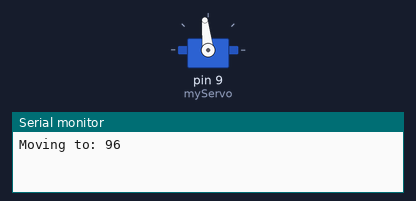
Recording of a sketch running on a simulated Arduino Uno, built with avr-gcc and run on an emulated ATmega328P. Shown: servo, the last lines printed to the serial monitor. Random numbers use the default seed unless the sketch sets one.

Above: at 1.1 s.
At 5.1 s:
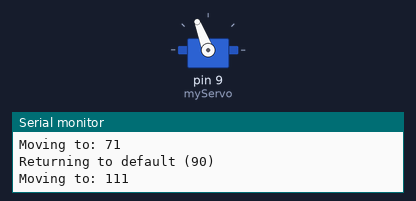
At 17.1 s:
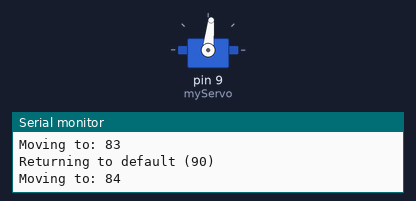
At 37.1 s:
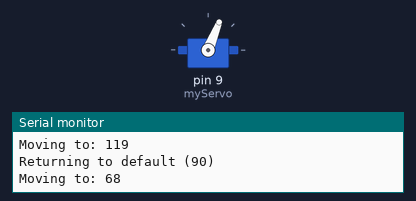
Timing chart, 0 to 40.0 s (numbered marks = the images above):
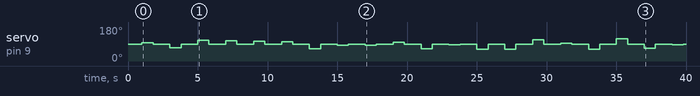

Measured:
- by itself, servo on pin 9 (myServo): 90° → 96° at 1.0 s, → 90° 0.80 s later, → 71° 1.2 s later, → 90° 0.80 s later, … (40 changes in this stretch)

The sketch:

8-2.D.ino
```cpp
#include <Servo.h>

Servo myServo;

const int defaultPos = 90;   // center position

void setup() {
  Serial.begin(9600);
  myServo.attach(9);

  randomSeed(analogRead(0)); // seed randomness

  myServo.write(defaultPos); // start centered
  delay(1000);
}

void loop() {

  // generate random movement between -30 and +30 degrees
  int offset = random(-30, 31);

  int newPos = defaultPos + offset;

  // constrain to valid range
  newPos = constrain(newPos, 0, 180);

  Serial.print("Moving to: ");
  Serial.println(newPos);

  myServo.write(newPos);
  delay(800);

  // return to default
  Serial.println("Returning to default (90)");

  myServo.write(defaultPos);
  delay(1200);

}
```
